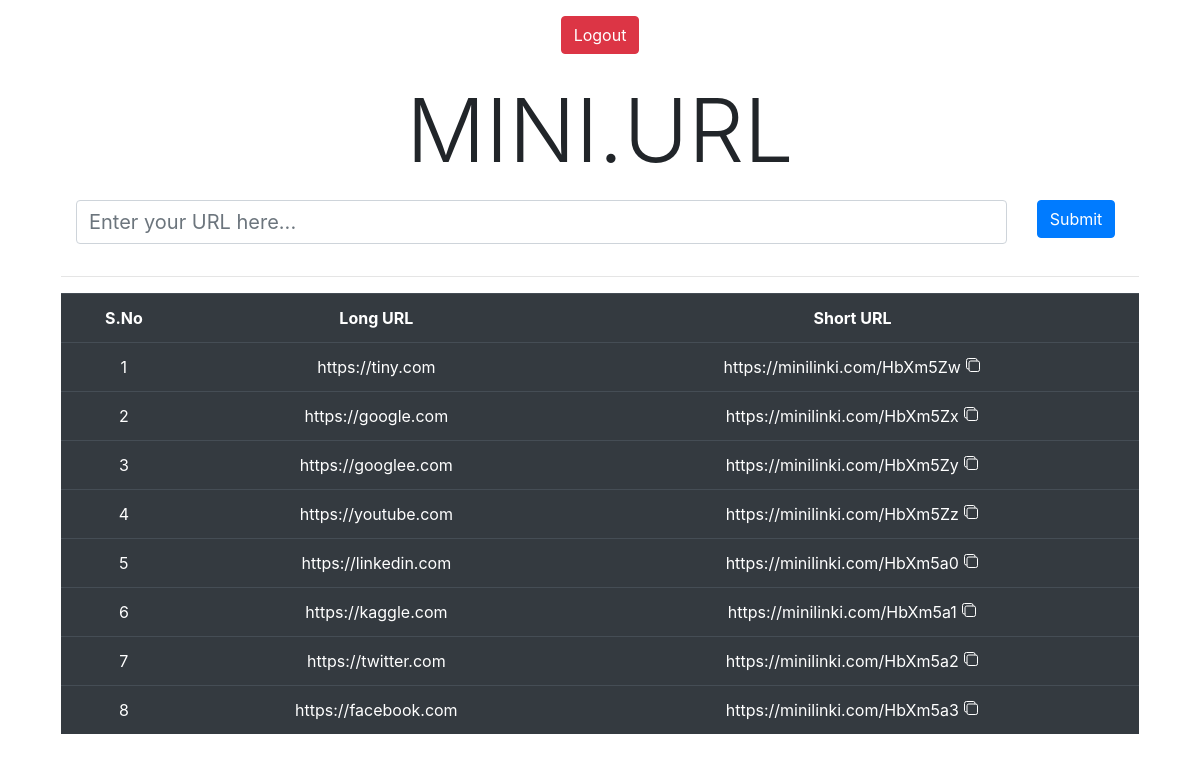
Before: / (signed in) with the older database file.
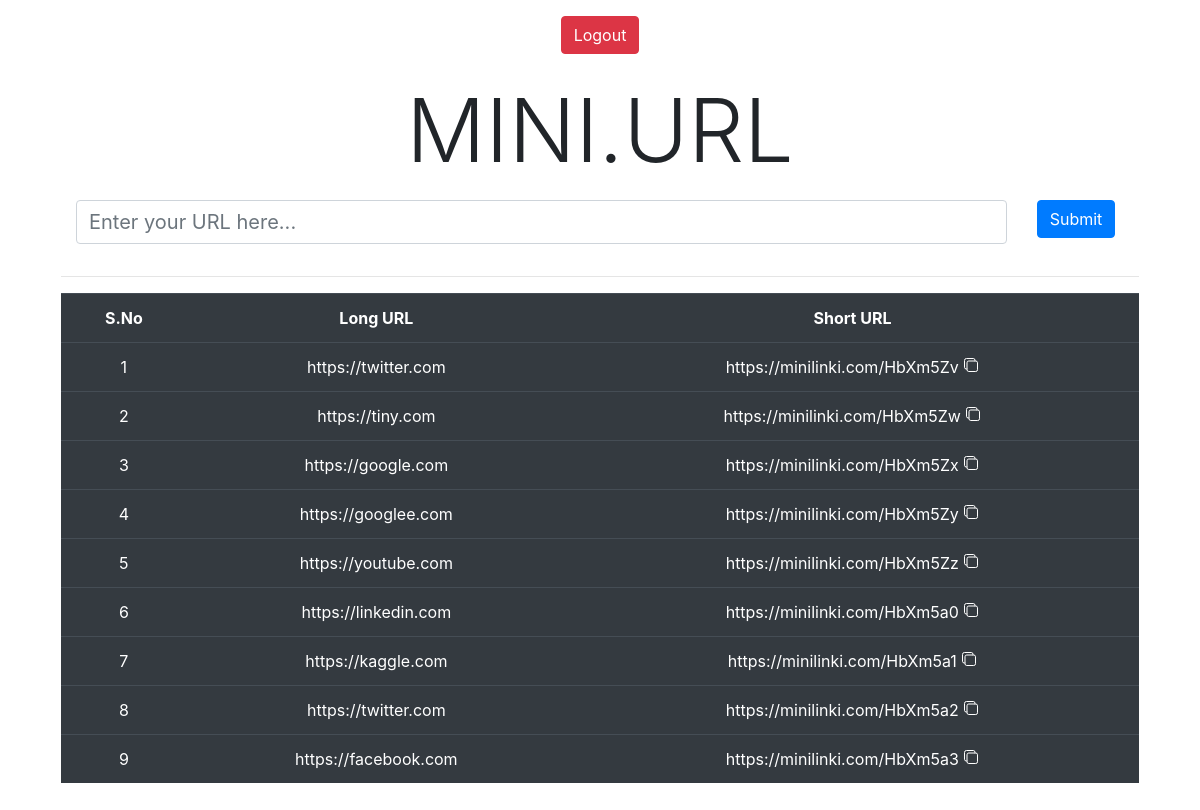
After: the same page with the newer database file.
### link_shortener/models.py (models this page shows, shortened)
class Link(models.Model):
    long_url = models.CharField(
        max_length=255,
        validators=[url_validator]
    )
    short_url = models.CharField(max_length=255)
    created_at = models.DateTimeField(auto_now_add=True)
    user = models.ForeignKey(User, on_delete=models.CASCADE)

### link_shortener/views.py (the view)
# urls.py: path('', views.HomeView.as_view(), name='home'),
class HomeView(LoginRequiredMixin, CreateView, ListView):
    model = Link
    form_class = LinkForm
    template_name = 'home.html'
    login_url = '/users/login/'
    def get_context_data(self,*args, **kwargs):
        context = super(HomeView, self).get_context_data(*args,**kwargs)
        if not Link.objects.last():
            counter = 999999999999
        else:
            last_url = Link.objects.last().short_url
            last_url = base_decode(last_url)
            counter = int(last_url) - 1
        context['short_url_encode'] = base_encode(counter)
        return context

### link_shortener/forms.py
class LinkForm(forms.ModelForm):
    class Meta:
        model = Link
        fields = ('long_url', 'short_url', 'user')
        labels = {
            'long_url': '',
            'short_url': ''
        }
        widgets = {
            'long_url': forms.TextInput(attrs={'class': 'form-control', 'style': 'font-size: 20px;', 'placeholder': 'Enter your URL here...'})
        }

### link_shortener/b62.py (called while the page is built)
def base_decode(string):
    num = 0
    for char in string:
        num = num * BASE_LEN + BASE_DICT[char]
    return num

def base_encode(num):
    if not num:
        return BASE_ALPH[0]
    encoding = ""
    while num:
        num, rem = divmod(num, BASE_LEN)
        encoding = BASE_ALPH[rem] + encoding
    remaining_digits = TOTAL_DIGITS - len(encoding)
    result = list('0'*remaining_digits)
    result.extend(encoding)
    return ''.join(result)

### link_shortener/templates/home.html (shortened to what this page needs)
{% extends 'main.html' %}
{% block content %}
    <div class="container text-center">
        <br>
        <h1 class="display-2">MINI.URL</h1>
        <form method="post" class="m-3">
            <div class="row container-fluid">
                <div class="col-md-11">
                    {{ form.as_p }}
                </div>
                <div class="col-md-1">
                    <button type="submit" id='submit' class="btn btn-primary">Submit</button>
                </div>
            </div><hr>
            <div class="table-responsive">
                <table class="table table-dark">
                    <tr>
                        <th>S.No</th>
                        <th>Long URL</th>
                        <th>Short URL</th>
                    </tr>
                    {% for link in object_list reversed %}
                        {% if link.user == user %}
                            <tr>
                                <td>{{ forloop.counter }}</td>
                                <td><a href="{{ link.long_url }}" class="text-white">{{ link.long_url }}</a></td>
                                <td><a href="https://minilinki.herokuapp.com/{{ link.short_url }}" class="text-white" id='tiny_url'>https://minilinki.com/{{ link.short_url }}</a> <ion-icon name="copy-outline"></ion-icon> <span class='copied d-none text-success'>Copied!</span></td>
                            </tr>
                        {% endif %}
                    {% endfor %}
                </table>
            </div>
        </form>
    </div>
{% endblock %}

### link_shortener/templates/main.html (shortened to what this page needs)
<!DOCTYPE html>
<html lang="en">
<head>
    <link rel="stylesheet" href="https://maxcdn.bootstrapcdn.com/bootstrap/4.5.2/css/bootstrap.min.css">
</head>
<body>
    <div class="container text-center">
        <a href="{% url 'logout' %}" class='text-white'><button class="btn btn-danger">Logout</button></a>
    </div>
{% block content %}
{% endblock %}
</body>
</html>

Changed rows visible on the page:
added Link: long_url "https://twitter.com", short_url "HbXm5Zv"
